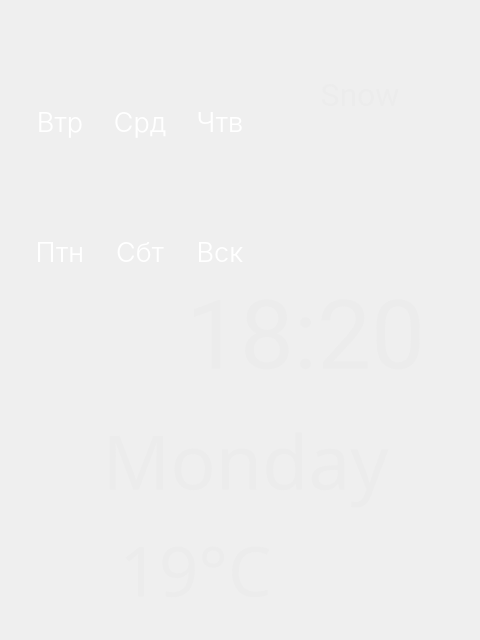
<?xml version="1.0" encoding="UTF-8"?>
<ui version="4.0">
 <class>Form</class>
 <widget class="QWidget" name="Form">
  <property name="geometry">
   <rect>
    <x>0</x>
    <y>0</y>
    <width>480</width>
    <height>640</height>
   </rect>
  </property>
  <property name="windowTitle">
   <string>Виджет погоды и его настройки</string>
  </property>
  <widget class="QLabel" name="lbl_background">
   <property name="geometry">
    <rect>
     <x>0</x>
     <y>0</y>
     <width>480</width>
     <height>640</height>
    </rect>
   </property>
   <property name="text">
    <string/>
   </property>
   <property name="pixmap">
    <pixmap resource="../resources/images/wtf.qrc">:/backgrounds/Main_menu_small.png</pixmap>
   </property>
   <property name="scaledContents">
    <bool>false</bool>
   </property>
  </widget>
  <widget class="QLabel" name="lbl_weather_description">
   <property name="geometry">
    <rect>
     <x>270</x>
     <y>30</y>
     <width>180</width>
     <height>130</height>
    </rect>
   </property>
   <property name="font">
    <font>
     <family>Roboto</family>
     <pointsize>24</pointsize>
    </font>
   </property>
   <property name="styleSheet">
    <string notr="true">color: #ECECEC;</string>
   </property>
   <property name="text">
    <string>Snow</string>
   </property>
   <property name="alignment">
    <set>Qt::AlignCenter</set>
   </property>
  </widget>
  <widget class="QLabel" name="lbl_day1">
   <property name="geometry">
    <rect>
     <x>50</x>
     <y>390</y>
     <width>391</width>
     <height>140</height>
    </rect>
   </property>
   <property name="font">
    <font>
     <family>Dearlove</family>
     <pointsize>56</pointsize>
    </font>
   </property>
   <property name="styleSheet">
    <string notr="true">color: #ECECEC;</string>
   </property>
   <property name="text">
    <string>Monday</string>
   </property>
   <property name="alignment">
    <set>Qt::AlignCenter</set>
   </property>
  </widget>
  <widget class="QLabel" name="lbl_temperature">
   <property name="geometry">
    <rect>
     <x>110</x>
     <y>510</y>
     <width>171</width>
     <height>120</height>
    </rect>
   </property>
   <property name="font">
    <font>
     <family>Dearlove</family>
     <pointsize>52</pointsize>
    </font>
   </property>
   <property name="layoutDirection">
    <enum>Qt::RightToLeft</enum>
   </property>
   <property name="styleSheet">
    <string notr="true">color: #ECECEC;</string>
   </property>
   <property name="text">
    <string>19°C</string>
   </property>
   <property name="alignment">
    <set>Qt::AlignCenter</set>
   </property>
  </widget>
  <widget class="QPushButton" name="btn_temperature_icon">
   <property name="geometry">
    <rect>
     <x>250</x>
     <y>510</y>
     <width>120</width>
     <height>120</height>
    </rect>
   </property>
   <property name="contextMenuPolicy">
    <enum>Qt::DefaultContextMenu</enum>
   </property>
   <property name="layoutDirection">
    <enum>Qt::RightToLeft</enum>
   </property>
   <property name="styleSheet">
    <string notr="true">border: none;
color: rgba(0, 0, 0, 0);
background-color: rgba(255, 255, 255, 0);
</string>
   </property>
   <property name="text">
    <string/>
   </property>
   <property name="icon">
    <iconset resource="../resources/icons/icons.qrc">
     <normaloff>:/newPrefix/bootstrap-icons-1.9.1/thermometer-snow-white.svg</normaloff>:/newPrefix/bootstrap-icons-1.9.1/thermometer-snow-white.svg</iconset>
   </property>
   <property name="iconSize">
    <size>
     <width>70</width>
     <height>70</height>
    </size>
   </property>
  </widget>
  <widget class="QLabel" name="lbl_time">
   <property name="geometry">
    <rect>
     <x>160</x>
     <y>280</y>
     <width>291</width>
     <height>111</height>
    </rect>
   </property>
   <property name="font">
    <font>
     <family>Roboto</family>
     <pointsize>72</pointsize>
    </font>
   </property>
   <property name="styleSheet">
    <string notr="true">color: #ECECEC;</string>
   </property>
   <property name="text">
    <string>18:20</string>
   </property>
   <property name="alignment">
    <set>Qt::AlignCenter</set>
   </property>
  </widget>
  <widget class="QPushButton" name="w1">
   <property name="geometry">
    <rect>
     <x>310</x>
     <y>160</y>
     <width>100</width>
     <height>100</height>
    </rect>
   </property>
   <property name="styleSheet">
    <string notr="true">border: none;
background-color: rgba(255, 255, 255, 0);</string>
   </property>
   <property name="text">
    <string/>
   </property>
   <property name="icon">
    <iconset>
     <normaloff>../../Trash/PyQt5_Project_beta/resources/icons/project_icons/c3_r2.svg</normaloff>../../Trash/PyQt5_Project_beta/resources/icons/project_icons/c3_r2.svg</iconset>
   </property>
   <property name="iconSize">
    <size>
     <width>92</width>
     <height>92</height>
    </size>
   </property>
  </widget>
  <widget class="QPushButton" name="btn_time_icon">
   <property name="enabled">
    <bool>true</bool>
   </property>
   <property name="geometry">
    <rect>
     <x>60</x>
     <y>280</y>
     <width>110</width>
     <height>110</height>
    </rect>
   </property>
   <property name="mouseTracking">
    <bool>false</bool>
   </property>
   <property name="autoFillBackground">
    <bool>false</bool>
   </property>
   <property name="styleSheet">
    <string notr="true">border: none;
/*background-image: url(:/newPrefix/bootstrap-icons-1.9.1/clock.svg);*/</string>
   </property>
   <property name="text">
    <string/>
   </property>
   <property name="icon">
    <iconset resource="../resources/icons/icons.qrc">
     <normaloff>:/newPrefix/bootstrap-icons-1.9.1/clock-white.svg</normaloff>:/newPrefix/bootstrap-icons-1.9.1/clock-white.svg</iconset>
   </property>
   <property name="iconSize">
    <size>
     <width>92</width>
     <height>92</height>
    </size>
   </property>
   <property name="checkable">
    <bool>false</bool>
   </property>
  </widget>
  <widget class="QPushButton" name="w2">
   <property name="geometry">
    <rect>
     <x>30</x>
     <y>20</y>
     <width>60</width>
     <height>70</height>
    </rect>
   </property>
   <property name="styleSheet">
    <string notr="true">border: none;
background-color: rgba(255, 255, 255, 0);</string>
   </property>
   <property name="text">
    <string/>
   </property>
   <property name="icon">
    <iconset>
     <normaloff>../../Trash/PyQt5_Project_beta/resources/icons/project_icons/c3.svg</normaloff>../../Trash/PyQt5_Project_beta/resources/icons/project_icons/c3.svg</iconset>
   </property>
   <property name="iconSize">
    <size>
     <width>64</width>
     <height>64</height>
    </size>
   </property>
  </widget>
  <widget class="QPushButton" name="w3">
   <property name="geometry">
    <rect>
     <x>110</x>
     <y>20</y>
     <width>60</width>
     <height>70</height>
    </rect>
   </property>
   <property name="styleSheet">
    <string notr="true">border: none;
background-color: rgba(255, 255, 255, 0);</string>
   </property>
   <property name="text">
    <string/>
   </property>
   <property name="icon">
    <iconset>
     <normaloff>../../Trash/PyQt5_Project_beta/resources/icons/gismeteo-icons/new/c3_rs3.svg</normaloff>../../Trash/PyQt5_Project_beta/resources/icons/gismeteo-icons/new/c3_rs3.svg</iconset>
   </property>
   <property name="iconSize">
    <size>
     <width>64</width>
     <height>64</height>
    </size>
   </property>
  </widget>
  <widget class="QPushButton" name="w4">
   <property name="geometry">
    <rect>
     <x>190</x>
     <y>20</y>
     <width>60</width>
     <height>70</height>
    </rect>
   </property>
   <property name="styleSheet">
    <string notr="true">border: none;
background-color: rgba(255, 255, 255, 0);</string>
   </property>
   <property name="text">
    <string/>
   </property>
   <property name="icon">
    <iconset>
     <normaloff>../../Trash/PyQt5_Project_beta/resources/icons/gismeteo-icons/new/d_c1_rs1.svg</normaloff>../../Trash/PyQt5_Project_beta/resources/icons/gismeteo-icons/new/d_c1_rs1.svg</iconset>
   </property>
   <property name="iconSize">
    <size>
     <width>64</width>
     <height>64</height>
    </size>
   </property>
  </widget>
  <widget class="QPushButton" name="w5">
   <property name="geometry">
    <rect>
     <x>30</x>
     <y>150</y>
     <width>60</width>
     <height>70</height>
    </rect>
   </property>
   <property name="styleSheet">
    <string notr="true">border: none;
background-color: rgba(255, 255, 255, 0);</string>
   </property>
   <property name="text">
    <string/>
   </property>
   <property name="icon">
    <iconset>
     <normaloff>../../Trash/PyQt5_Project_beta/resources/icons/gismeteo-icons/new/n_c2_st.svg</normaloff>../../Trash/PyQt5_Project_beta/resources/icons/gismeteo-icons/new/n_c2_st.svg</iconset>
   </property>
   <property name="iconSize">
    <size>
     <width>64</width>
     <height>64</height>
    </size>
   </property>
  </widget>
  <widget class="QPushButton" name="w6">
   <property name="geometry">
    <rect>
     <x>110</x>
     <y>150</y>
     <width>60</width>
     <height>70</height>
    </rect>
   </property>
   <property name="styleSheet">
    <string notr="true">border: none;
background-color: rgba(255, 255, 255, 0);</string>
   </property>
   <property name="text">
    <string/>
   </property>
   <property name="icon">
    <iconset>
     <normaloff>../../Trash/PyQt5_Project_beta/resources/icons/gismeteo-icons/new/d_c1_rs1.svg</normaloff>../../Trash/PyQt5_Project_beta/resources/icons/gismeteo-icons/new/d_c1_rs1.svg</iconset>
   </property>
   <property name="iconSize">
    <size>
     <width>64</width>
     <height>64</height>
    </size>
   </property>
  </widget>
  <widget class="QPushButton" name="w7">
   <property name="geometry">
    <rect>
     <x>190</x>
     <y>150</y>
     <width>60</width>
     <height>70</height>
    </rect>
   </property>
   <property name="styleSheet">
    <string notr="true">border: none;
background-color: rgba(255, 255, 255, 0);</string>
   </property>
   <property name="text">
    <string/>
   </property>
   <property name="icon">
    <iconset>
     <normaloff>../../Trash/PyQt5_Project_beta/resources/icons/project_icons/c3.svg</normaloff>../../Trash/PyQt5_Project_beta/resources/icons/project_icons/c3.svg</iconset>
   </property>
   <property name="iconSize">
    <size>
     <width>64</width>
     <height>64</height>
    </size>
   </property>
  </widget>
  <widget class="QLabel" name="lbl_day2">
   <property name="geometry">
    <rect>
     <x>28</x>
     <y>106</y>
     <width>64</width>
     <height>32</height>
    </rect>
   </property>
   <property name="font">
    <font>
     <family>Inter Light</family>
     <pointsize>20</pointsize>
    </font>
   </property>
   <property name="styleSheet">
    <string notr="true">color: rgb(255, 255, 255);</string>
   </property>
   <property name="text">
    <string>Втр</string>
   </property>
   <property name="alignment">
    <set>Qt::AlignCenter</set>
   </property>
  </widget>
  <widget class="QLabel" name="lbl_day3">
   <property name="geometry">
    <rect>
     <x>108</x>
     <y>106</y>
     <width>64</width>
     <height>32</height>
    </rect>
   </property>
   <property name="font">
    <font>
     <family>Inter Light</family>
     <pointsize>20</pointsize>
    </font>
   </property>
   <property name="styleSheet">
    <string notr="true">color: rgb(255, 255, 255);</string>
   </property>
   <property name="text">
    <string>Срд</string>
   </property>
   <property name="alignment">
    <set>Qt::AlignCenter</set>
   </property>
  </widget>
  <widget class="QLabel" name="lbl_day4">
   <property name="geometry">
    <rect>
     <x>188</x>
     <y>106</y>
     <width>64</width>
     <height>32</height>
    </rect>
   </property>
   <property name="font">
    <font>
     <family>Inter Light</family>
     <pointsize>20</pointsize>
    </font>
   </property>
   <property name="styleSheet">
    <string notr="true">color: rgb(255, 255, 255);</string>
   </property>
   <property name="text">
    <string>Чтв</string>
   </property>
   <property name="alignment">
    <set>Qt::AlignCenter</set>
   </property>
  </widget>
  <widget class="QLabel" name="lbl_day5">
   <property name="geometry">
    <rect>
     <x>28</x>
     <y>236</y>
     <width>64</width>
     <height>32</height>
    </rect>
   </property>
   <property name="font">
    <font>
     <family>Inter Light</family>
     <pointsize>20</pointsize>
    </font>
   </property>
   <property name="autoFillBackground">
    <bool>false</bool>
   </property>
   <property name="styleSheet">
    <string notr="true">color: rgb(255, 255, 255);</string>
   </property>
   <property name="text">
    <string>Птн</string>
   </property>
   <property name="alignment">
    <set>Qt::AlignCenter</set>
   </property>
  </widget>
  <widget class="QLabel" name="lbl_day6">
   <property name="geometry">
    <rect>
     <x>108</x>
     <y>236</y>
     <width>64</width>
     <height>32</height>
    </rect>
   </property>
   <property name="font">
    <font>
     <family>Inter Light</family>
     <pointsize>20</pointsize>
    </font>
   </property>
   <property name="styleSheet">
    <string notr="true">color: rgb(255, 255, 255);</string>
   </property>
   <property name="text">
    <string>Cбт</string>
   </property>
   <property name="alignment">
    <set>Qt::AlignCenter</set>
   </property>
  </widget>
  <widget class="QLabel" name="lbl_day7">
   <property name="geometry">
    <rect>
     <x>188</x>
     <y>236</y>
     <width>64</width>
     <height>32</height>
    </rect>
   </property>
   <property name="font">
    <font>
     <family>Inter Light</family>
     <pointsize>20</pointsize>
    </font>
   </property>
   <property name="styleSheet">
    <string notr="true">color: rgb(255, 255, 255);</string>
   </property>
   <property name="text">
    <string>Вск</string>
   </property>
   <property name="alignment">
    <set>Qt::AlignCenter</set>
   </property>
  </widget>
 </widget>
 <resources>
  <include location="../resources/images/wtf.qrc"/>
  <include location="../resources/icons/icons.qrc"/>
  <include location="../../Trash/PyQt5_Project_beta/resources/images/wtf.qrc"/>
 </resources>
 <connections/>
</ui>
